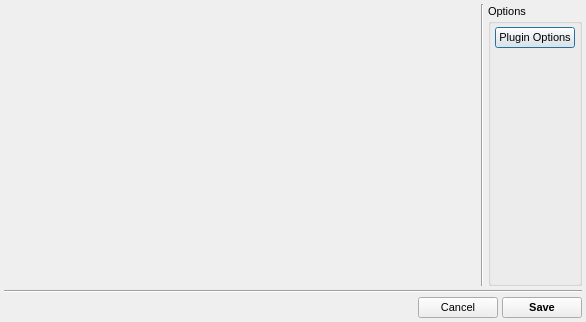
<?xml version="1.0" encoding="UTF-8"?>
<ui version="4.0">
 <class>SaveModelDialog</class>
 <widget class="QDialog" name="SaveModelDialog">
  <property name="geometry">
   <rect>
    <x>0</x>
    <y>0</y>
    <width>586</width>
    <height>322</height>
   </rect>
  </property>
  <property name="font">
   <font>
    <pointsize>8</pointsize>
   </font>
  </property>
  <property name="windowTitle">
   <string>Save Model File(s)</string>
  </property>
  <property name="windowIcon">
   <iconset resource="icons.qrc">
    <normaloff>:/program/icons/aten.png</normaloff>:/program/icons/aten.png</iconset>
  </property>
  <layout class="QVBoxLayout" name="verticalLayout_2">
   <property name="spacing">
    <number>4</number>
   </property>
   <property name="leftMargin">
    <number>4</number>
   </property>
   <property name="topMargin">
    <number>4</number>
   </property>
   <property name="rightMargin">
    <number>4</number>
   </property>
   <property name="bottomMargin">
    <number>4</number>
   </property>
   <item>
    <layout class="QHBoxLayout" name="horizontalLayout_2">
     <property name="spacing">
      <number>4</number>
     </property>
     <item>
      <widget class="FileSelectorWidget" name="FileSelector" native="true">
       <property name="sizePolicy">
        <sizepolicy hsizetype="Expanding" vsizetype="Expanding">
         <horstretch>0</horstretch>
         <verstretch>0</verstretch>
        </sizepolicy>
       </property>
      </widget>
     </item>
     <item>
      <widget class="Line" name="line_2">
       <property name="orientation">
        <enum>Qt::Vertical</enum>
       </property>
      </widget>
     </item>
     <item>
      <widget class="QGroupBox" name="OptionsGroup">
       <property name="sizePolicy">
        <sizepolicy hsizetype="Minimum" vsizetype="Expanding">
         <horstretch>0</horstretch>
         <verstretch>0</verstretch>
        </sizepolicy>
       </property>
       <property name="title">
        <string>Options</string>
       </property>
       <layout class="QVBoxLayout" name="verticalLayout">
        <property name="spacing">
         <number>4</number>
        </property>
        <property name="leftMargin">
         <number>4</number>
        </property>
        <property name="topMargin">
         <number>4</number>
        </property>
        <property name="rightMargin">
         <number>4</number>
        </property>
        <property name="bottomMargin">
         <number>4</number>
        </property>
        <item>
         <widget class="QPushButton" name="PluginOptionsButton">
          <property name="text">
           <string>Plugin Options</string>
          </property>
         </widget>
        </item>
        <item>
         <spacer name="verticalSpacer">
          <property name="orientation">
           <enum>Qt::Vertical</enum>
          </property>
          <property name="sizeHint" stdset="0">
           <size>
            <width>20</width>
            <height>40</height>
           </size>
          </property>
         </spacer>
        </item>
       </layout>
      </widget>
     </item>
    </layout>
   </item>
   <item>
    <widget class="Line" name="line">
     <property name="orientation">
      <enum>Qt::Horizontal</enum>
     </property>
    </widget>
   </item>
   <item>
    <layout class="QHBoxLayout" name="horizontalLayout">
     <property name="spacing">
      <number>4</number>
     </property>
     <item>
      <spacer name="horizontalSpacer">
       <property name="orientation">
        <enum>Qt::Horizontal</enum>
       </property>
       <property name="sizeHint" stdset="0">
        <size>
         <width>40</width>
         <height>20</height>
        </size>
       </property>
      </spacer>
     </item>
     <item>
      <widget class="QPushButton" name="CancelButton">
       <property name="text">
        <string>Cancel</string>
       </property>
      </widget>
     </item>
     <item>
      <widget class="QPushButton" name="SaveButton">
       <property name="font">
        <font>
         <weight>75</weight>
         <bold>true</bold>
        </font>
       </property>
       <property name="text">
        <string>Save</string>
       </property>
      </widget>
     </item>
    </layout>
   </item>
  </layout>
 </widget>
 <customwidgets>
  <customwidget>
   <class>FileSelectorWidget</class>
   <extends>QWidget</extends>
   <header location="global">gui/fileselectorwidget.h</header>
   <container>1</container>
  </customwidget>
 </customwidgets>
 <resources>
  <include location="icons.qrc"/>
 </resources>
 <connections/>
</ui>
